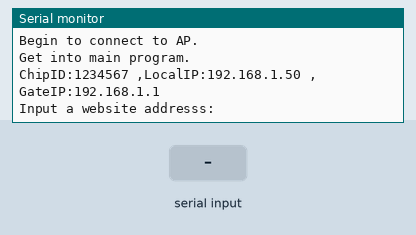
Bench run of a sketch on a simulated ESP8266 (NodeMCU). On the bench: the last lines printed to the serial monitor. Inputs (shaded band) come from the test bench. WiFi joins after 1.5 s; servers stay silent unless stated.

Above: at 2.7 s.
2.8 s: "1\n" received over Serial
At 4.06 s:
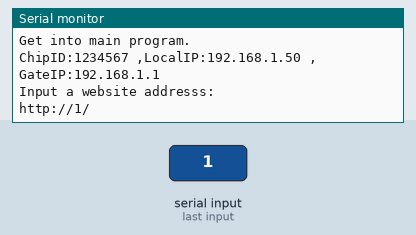
5.6 s: "0\n" received over Serial
At 6.86 s:
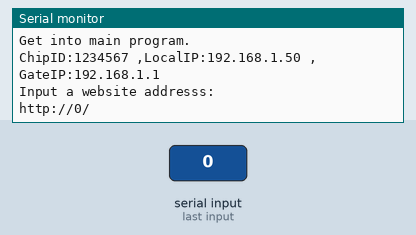
7.1 s: "2\n" received over Serial
At 8.36 s:
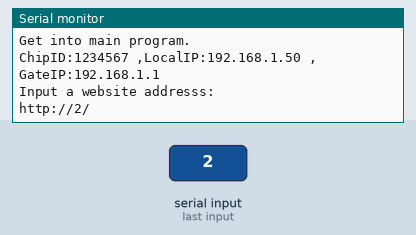

The sketch:

ESP01-HTTPS.ino
```cpp
#include <ESP8266WiFi.h>
#include <ESP8266WiFiMulti.h>
#include <ESP8266HTTPClient.h>
#include <WiFiClientSecureBearSSL.h>

// ESP01 HTTPS 实验
// Django 2022-11-09
// Reference: https://arduino-esp8266.readthedocs.io/en/latest/ota_updates/readme.html#id3

#ifndef SSID
#define SSID "AirPort"
#define PSK "aaabbbccc"
#endif

ESP8266WiFiMulti WiFiMulti;

// 启动串口输出调试信息
void setup() {
  Serial.begin(115200);
  Serial.println("Start!");

  //  pinMode(LED_BUILTIN, OUTPUT);/
  connect_to_ap();
}

// 主程序
void loop() {
  Serial.println("Get into main program.");
  Serial.print("ChipID:");
  Serial.print(String((uint64_t)ESP.getChipId()));
  Serial.print(" ,LocalIP:");
  Serial.print(WiFi.localIP());
  Serial.print(" ,GateIP:");
  Serial.println(WiFi.gatewayIP());


  Serial.println("Input a website addresss:");
  String site;
  do {
    site = Serial.readString();
    delay(100);
  } while (site == "");
  site.replace(String("\r"), emptyString);
  site.replace(String("\n"), emptyString);
  Serial.printf("http://%s/\n", site.c_str());
  open_url(site);
}

// 连接到AP
// 并将信号灯设置闪烁
#define DELAY 200
void connect_to_ap() {
  // 连接
  Serial.println("Begin to connect to AP.");
  // 载入（或者使用Smart Config) AP 账号
  WiFi.mode(WIFI_STA);
  //  WiFi.begin(SSID, PSK);
  WiFiMulti.addAP(SSID, PSK);
  /**
     直到连接到AP上，退出过程。
     如果太长时间没有连上Wifi，考虑是更换了场所，
     重新启动Smart Config 监听
  */
  while (WiFiMulti.run() != WL_CONNECTED) {
    Serial.print(".");
    digitalWrite(LED_BUILTIN, HIGH);
    delay(DELAY);
    digitalWrite(LED_BUILTIN, LOW);
    delay(DELAY);
  }
}


void open_url(String url) {
  //  WiFiClient client;
  std::unique_ptr<BearSSL::WiFiClientSecure>client(new BearSSL::WiFiClientSecure);
  client->setInsecure();
  HTTPClient http;

  if (!http.begin(*client, url)) {
    Serial.println("connection failed");
    return;
  }
  int httpCode = http.GET();

  // httpCode will be negative on error
  if (httpCode > 0) {
    // HTTP header has been send and Server response header has been handled
    Serial.printf("[HTTP] GET... code: %d\n", httpCode);

    // file found at server
    if (httpCode == HTTP_CODE_OK || httpCode == HTTP_CODE_MOVED_PERMANENTLY) {
      String payload = http.getString();
      Serial.println(payload);
    }
  } else {
    Serial.printf("[HTTPS] GET... failed, error: %s\n", http.errorToString(httpCode).c_str());
  }
}
```

Measured:
- after the input at 2.8 s, the serial monitor: prints a new line after 1.1 s (image 1)
- after the input at 5.6 s, the serial monitor: prints a new line after 1.1 s (image 2)
- after the input at 7.1 s, the serial monitor: prints a new line after 1.1 s (image 3)
